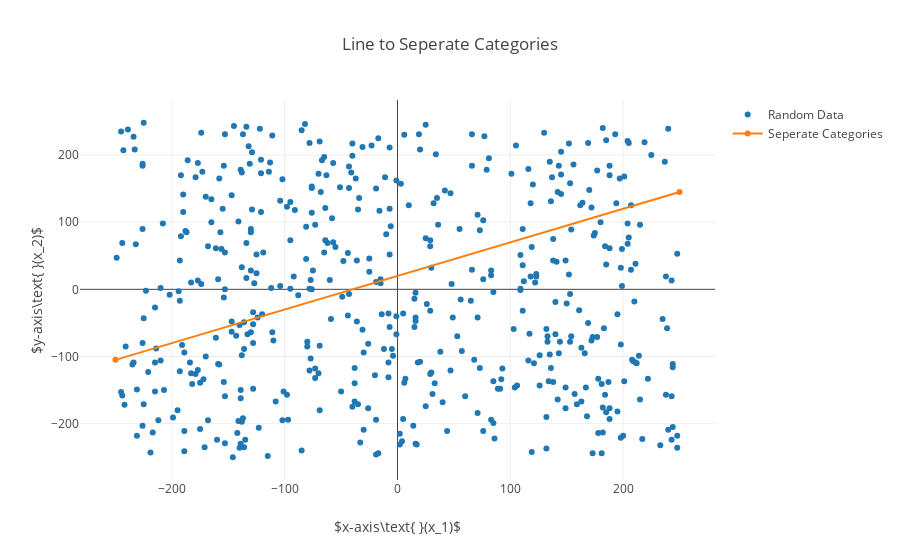

Notebook code cell kept with this figure:
### Markdown cell above
Let's graph a line through the points in which we want to perdict

### Code cell
# Plot a line y=mx+b
x = np.linspace(-250,250,2)
m = 0.5
b = 20
y = m*x+b

line = go.Scatter(
    x = x,
    y = y,
    name = 'Seperate Categories'
)

layout.title = 'Line to Seperate Categories'
fig = go.Figure(data=[graphPoints, line], layout=layout)
plt.iplot(fig)

### Figure 1 — Plotly figure (JSON) as saved in the notebook; plotly's stock layout.template omitted (floating-point values rounded to 4 significant figures; data arrays with more than 128 entries replaced by an {"elided": "..."} marker saying what was removed)
{"data": [{"marker": {"symbol": "circle"}, "mode": "markers", "name": "Random Data", "type": "scatter", "uid": "1727415d-51d7-4102-8329-4eabc9ab556a", "x": {"elided": "500 int values"}, "y": {"elided": "500 int values"}}, {"name": "Seperate Categories", "type": "scatter", "uid": "3b9c7914-350f-48f3-b830-4d7db0e6c031", "x": [-250, 250], "y": [-105, 145]}], "layout": {"autosize": true, "title": "Line to Seperate Categories", "xaxis": {"autorange": true, "range": [-283.3, 283.3], "title": "$x-axis\\text{ }(x_1)$", "type": "linear"}, "yaxis": {"autorange": true, "range": [-286.5, 284.5], "title": "$y-axis\\text{ }(x_2)$", "type": "linear"}}}
